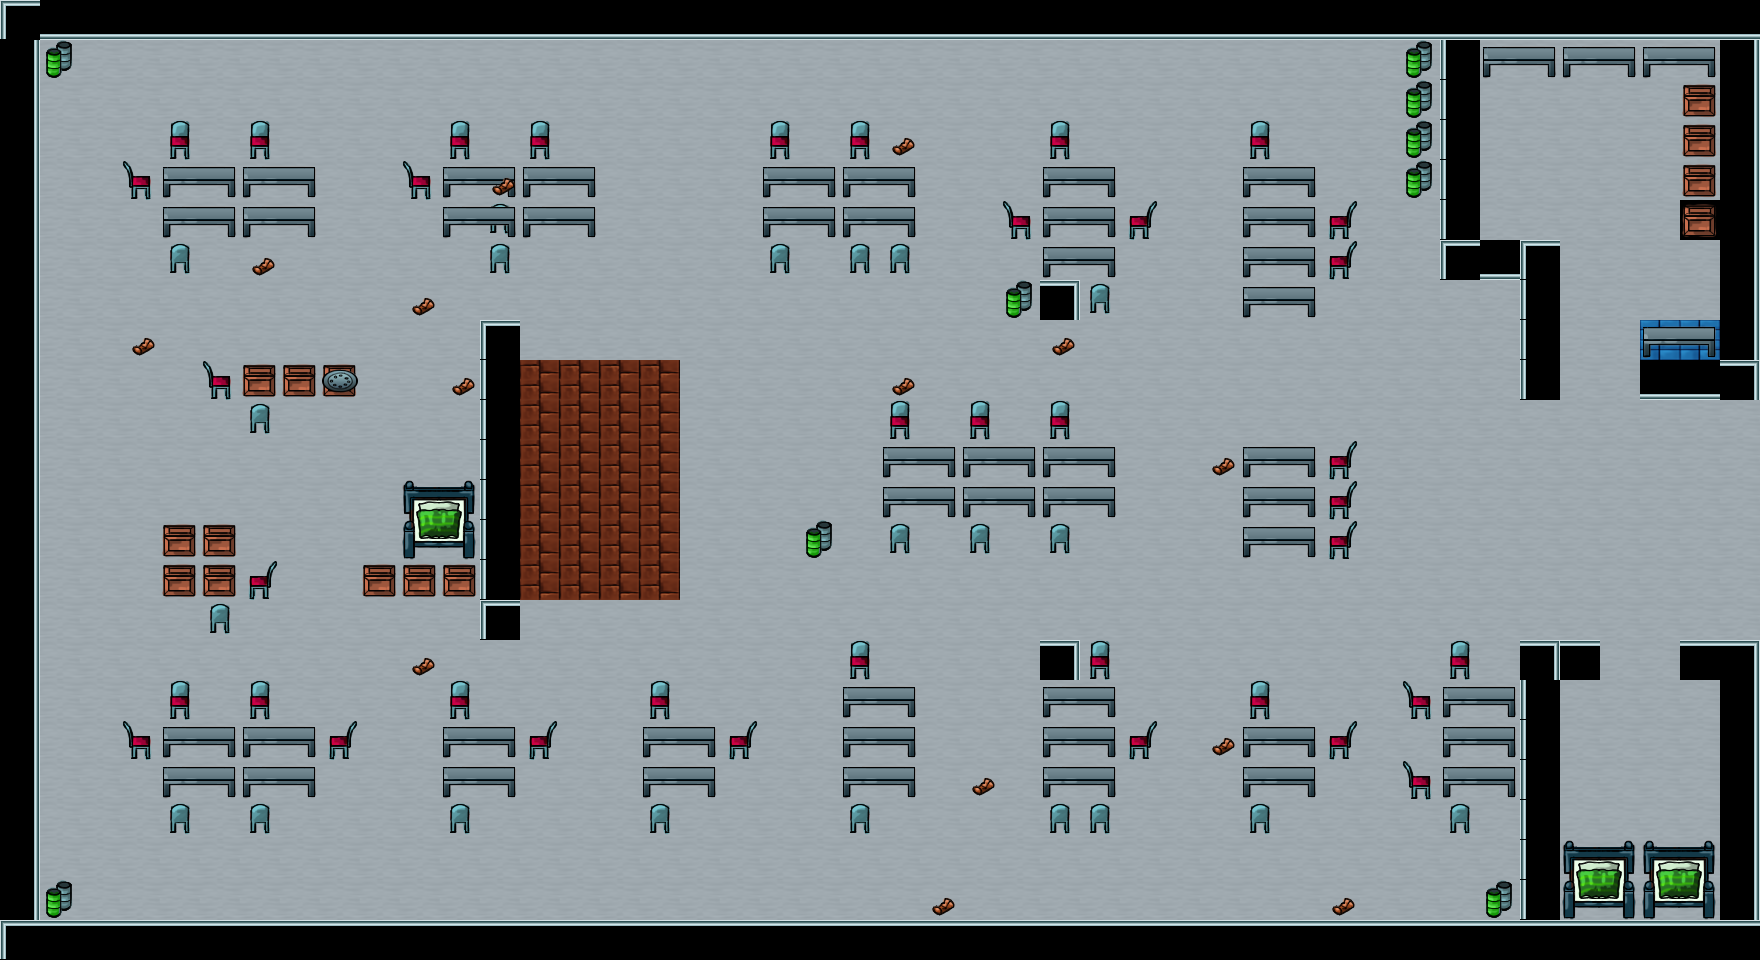

A 2D game scene composited from a Tiled map and its tileset images. What follows is a short description and the map's XML, with each tile layer's data collapsed to a summary:
An orthogonal 44x24 tile map with 40x40 px tiles, 4 tile layers (Boden, Items, Mauer, Mauer2) and 46 objects (player).

<map version="1.0" orientation="orthogonal" width="44" height="24" tilewidth="40" tileheight="40">
 <tileset firstgid="1" name="tileSpriteSheet" tilewidth="40" tileheight="40">
  <image source="../img/tileSpriteSheet.png" width="280" height="1640" />
 </tileset>
 <layer name="Boden" width="44" height="24">
  <data>[1056 cells, 928 non-empty, 3 distinct tile ids]</data>
 </layer>
 <layer name="Items" width="44" height="24">
  <data>[1056 cells, 78 non-empty, 6 distinct tile ids]</data>
 </layer>
 <layer name="Mauer" width="44" height="24">
  <data>[1056 cells, 286 non-empty, 13 distinct tile ids]</data>
 </layer>
 <layer name="Mauer2" width="44" height="24">
  <data>[1056 cells, 5 non-empty, 2 distinct tile ids]</data>
 </layer>
 <objectgroup name="Object Layer 1" width="44" height="24">
  <object type="player" x="1656" y="460" />
  <object x="1148" y="343" />
  <object x="1617" y="741" width="1" />
  <object x="1653" y="743" />
  <object x="1658" y="774" />
  <object x="1618" y="793" />
  <object x="1463" y="377" />
  <object x="1434" y="377" />
  <object x="1429" y="418" />
  <object x="1467" y="412" />
  <object x="1454" y="396" />
  <object x="1621" y="767" />
  <object x="108" y="308" />
  <object x="187" y="306" height="2" />
  <object x="382" y="293" />
  <object x="377" y="104" />
  <object x="664" y="104" width="23" height="23" />
  <object x="106" y="104" />
  <object x="81" y="641" />
  <object x="319" y="639" />
  <object x="379" y="815" />
  <object x="593" y="661" />
  <object x="779" y="588" />
  <object x="780" y="551" />
  <object x="784" y="457" />
  <object x="782" y="420" />
  <object x="967" y="614" />
  <object x="1189" y="620" />
  <object x="808" y="345" />
  <object x="945" y="330" />
  <object x="941" y="316" />
  <object x="922" y="333" />
  <object x="648" y="289" />
  <object x="665" y="287" />
  <object x="685" y="287" />
  <object x="1544" y="154" />
  <object x="1564" y="152" width="1" />
  <object x="1590" y="140" width="2" />
  <object x="1575" y="167" />
  <object x="1191" y="392" />
  <object x="1603" y="163" width="1" />
  <object x="1611" y="163" />
  <object x="1478" y="533" />
  <object x="1483" y="570" />
  <object x="1510" y="531" />
  <object x="1456" y="557" width="2" />
 </objectgroup>
</map>